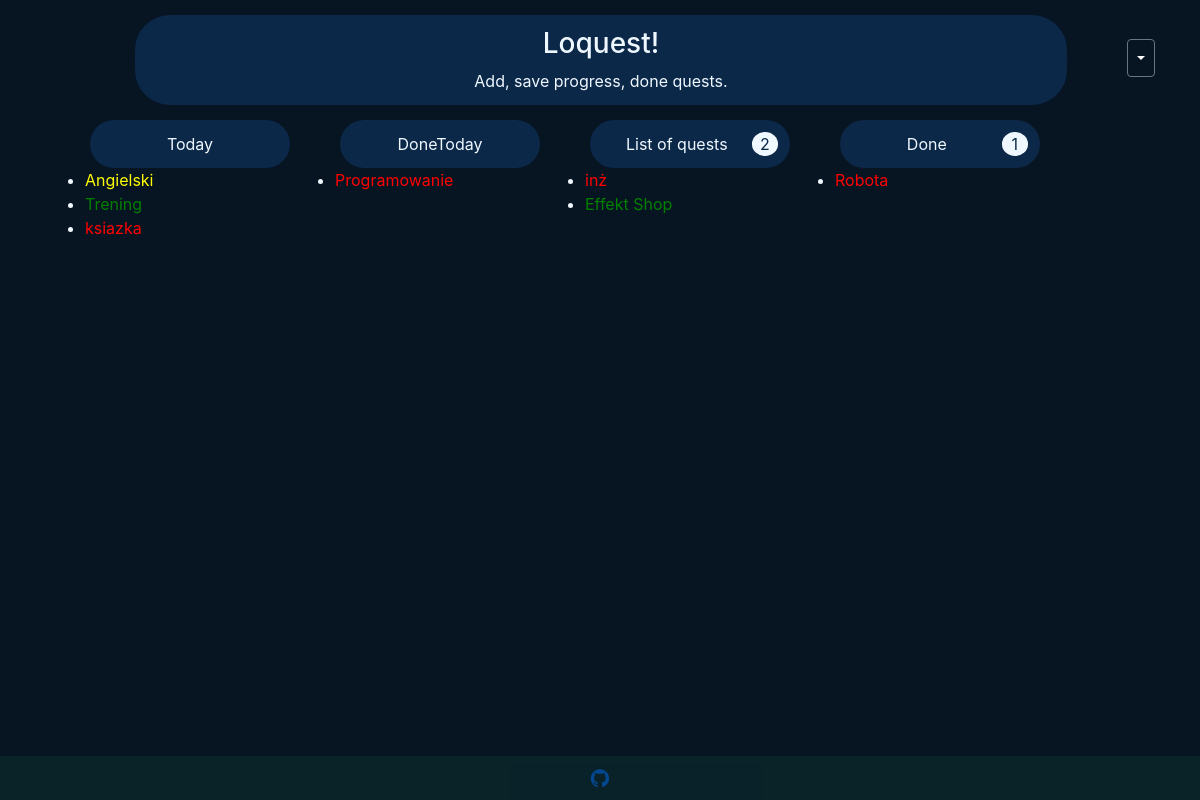
The app's page / (signed in) with its own data.
### todo/models.py (models this page shows, shortened)
class Quest(models.Model):
    LOW = 'LOW'
    MIDDLE = 'MIDDLE'
    HARD = 'HARD'
    Levels = (
        (LOW, 'LOW'),
        (MIDDLE, 'MIDDLE'),
        (HARD, 'HARD'),
    )
    who = models.ForeignKey(settings.AUTH_USER_MODEL, on_delete=models.CASCADE, default=1)
    quest_name = models.CharField(max_length=400, default='Quest')
    quest_text = models.TextField(max_length=2100, default='text')
    pub_date = models.DateTimeField('date published', default="")
    done_date = models.DateTimeField(null=True, blank=True)
    levels = models.CharField(max_length=6, choices=Levels, default=LOW)
    done_quest = models.BooleanField(default=False)
    today_quest = models.BooleanField(default=False)
    daily_quest = models.BooleanField(default=False)

### todo/views.py (the view)
# urls.py: path('', views.IndexView.as_view(), name='index'),
class IndexView(generic.ListView):
    template_name = 'todo/index.html'
    context_object_name = 'list'
    def get_queryset(self):
        return Quest.objects.order_by('-pub_date')[::]
    def get_context_data(self, **kwargs):
        context = super(IndexView, self).get_context_data(**kwargs)
        if self.request.user.is_authenticated:
            q_done = Quest.objects.filter(done_quest=True,today_quest=False, daily_quest=False, who=self.request.user).count()
            q_list = Quest.objects.filter(done_quest=False,today_quest=False,daily_quest=False,who=self.request.user).count()
            if q_list>0:
                context['list_quests'] = q_list
            if q_done>0:
                context['done_list'] = q_done
        return context

### todo/templates/todo/index.html (shortened to what this page needs)
{% extends 'todo/base.html' %}
{% load icons %}
{% block content %}
    <div class="container-fluid" xmlns="http://www.w3.org/1999/html">
        <div class="container" style="min-width: 900px">
            {% load static %}
            <ul style="display: table-cell; width: 250px">
                <div class="well well-sm text-center" style="background-color: #0B2849; color: aliceblue; margin: 15px 5px 0 5px;">
                     Today
                </div>
                    {% for quest in list %}
                        {% if quest.who == request.user %}
                            {% if quest.today_quest == True %}
                            {% if quest.done_quest == False %}
                            {% if quest.daily_quest == False %}
                                {% if quest.levels == "LOW" %}
                                    <li><a style="color: green;" href="{% url 'todo:detail' quest.id %}"> {{ quest.quest_name }}</a></li>
                                {% elif quest.levels == "MIDDLE" %}
                                   <li><a style="color: yellow;" href="{% url 'todo:detail' quest.id %}"> {{ quest.quest_name }}</a></li>
                                {% elif quest.levels == "HARD" %}
                                   <li><a style="color: red;" href="{% url 'todo:detail' quest.id %}"> {{ quest.quest_name }}</a></li>
                                {% endif %}
                                {% endif %}
                                {% endif %}
                                {% endif %}
                        {% endif %}
                    {% endfor %}
            </ul>
            <ul style="width: 250px; display: table-cell;">
                <div class="well well-sm text-center" style="background-color: #0B2849; color: aliceblue; margin: 15px 5px 0 5px;">
                     DoneToday
                </div>
                    {% for quest in list %}
                        {% if quest.who == request.user %}
                            {% if quest.done_quest == True %}
                                {% if quest.today_quest == True %}
                                {% if quest.levels == "LOW" %}
                                    <li><a style="color: green;" href="{% url 'todo:detail' quest.id %}"> {{ quest.quest_name }}</a></li>
                                {% elif quest.levels == "MIDDLE" %}
                                   <li><a style="color: yellow;" href="{% url 'todo:detail' quest.id %}"> {{ quest.quest_name }}</a></li>
                                {% elif quest.levels == "HARD" %}
                                   <li><a style="color: red;" href="{% url 'todo:detail' quest.id %}"> {{ quest.quest_name }}</a></li>
                                {% endif %}
                            {% endif %}
                                {% endif %}
                        {% endif %}
                    {% endfor %}
            </ul>
            <ul style="display: table-cell; width: 250px">
                <div class="well well-sm text-center"  style="background-color: #0B2849; color: aliceblue; margin: 15px 5px 0 5px;">
                    List of quests
                    <div style="float: right; background: aliceblue; border-radius: 50%; color:#0B2849; width: 15%; ">
                        {{list_quests}}
                    </div>
                </div>
                {% for quest in list %}
                    {% if quest.who == request.user %}
                        {% if quest.today_quest == False %}
                        {% if quest.done_quest == False %}
                        {% if quest.daily_quest == False %}
                            {% if quest.levels == "LOW" %}
                                <li><a style="color: green;" href="{% url 'todo:detail' quest.id %}"> {{ quest.quest_name }}</a></li>
                            {% elif quest.levels == "MIDDLE" %}
                               <li><a style="color: yellow;" href="{% url 'todo:detail' quest.id %}"> {{ quest.quest_name }}</a></li>
                            {% elif quest.levels == "HARD" %}
                               <li><a style="color: red;" href="{% url 'todo:detail' quest.id %}"> {{ quest.quest_name }}</a></li>
                            {% endif %}
                            {% endif %}
                            {% endif %}
                        {% endif %}
                    {% endif %}
                {% endfor %}
            </ul>
            <ul style="width: 250px; display: table-cell;">
                <div class="well well-sm text-center" style="background-color: #0B2849; color: aliceblue; margin: 15px 5px 0 5px;">
                    Done
                    <div style="background: aliceblue; border-radius: 50%; color:#0B2849; width: 15%; float: right; ">
                            {{done_list}}
                    </div>
                </div>
                    {% for quest in list %}
                        {% if quest.who == request.user %}
                            {% if quest.done_quest == True %}
                                {% if quest.today_quest == False %}
                                    {% if quest.levels == "LOW" %}
                                        <li><a style="color: green;" href="{% url 'todo:detail' quest.id %}"> {{ quest.quest_name }}</a></li>
                                    {% elif quest.levels == "MIDDLE" %}
                                        <li><a style="color: yellow;" href="{% url 'todo:detail' quest.id %}"> {{ quest.quest_name }}</a></li>
                                    {% elif quest.levels == "HARD" %}
                                        <li><a style="color: red;" href="{% url 'todo:detail' quest.id %}"> {{ quest.quest_name }}</a></li>
                                    {% endif %}
                                {% endif %}
                            {% endif %}
                        {% endif %}
                    {% endfor %}
            </ul>
    </div>
    </div>
{% endblock content %}

### todo/static/todo/style4.css (style rules this page uses)
body { background-color: #071422; display: flex; flex-direction: column; min-height: 100%; }
html { height: 100%; }
.container-fluid { flex:1; }
.container { color: aliceblue; }
.well-sm { padding: 12px; border-radius: 35px; }

### records on screen
Quest: quest_name "Angielski"
Quest: quest_name "Trening"
Quest: quest_name "ksiazka"
Quest: quest_name "Programowanie"
Quest: quest_name "inż"
Quest: quest_name "Effekt Shop"
Quest: quest_name "Robota"

### other values on screen
{{ list_quests }} "2"
{{ done_list }} "1"
